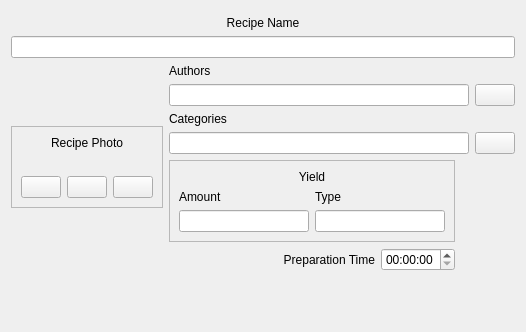
<?xml version="1.0" encoding="UTF-8"?>
<ui version="4.0">
 <class>RecipeGeneralInfoEditor</class>
 <widget class="QWidget" name="RecipeGeneralInfoEditor">
  <property name="geometry">
   <rect>
    <x>0</x>
    <y>0</y>
    <width>526</width>
    <height>332</height>
   </rect>
  </property>
  <property name="windowTitle">
   <string>Form</string>
  </property>
  <layout class="QVBoxLayout" name="verticalLayout_7">
   <item>
    <spacer name="verticalSpacer">
     <property name="orientation">
      <enum>Qt::Vertical</enum>
     </property>
     <property name="sizeType">
      <enum>QSizePolicy::Fixed</enum>
     </property>
     <property name="sizeHint" stdset="0">
      <size>
       <width>20</width>
       <height>5</height>
      </size>
     </property>
    </spacer>
   </item>
   <item>
    <layout class="QVBoxLayout" name="verticalLayout">
     <item>
      <widget class="QLabel" name="label">
       <property name="text">
        <string>Recipe Name</string>
       </property>
       <property name="alignment">
        <set>Qt::AlignBottom|Qt::AlignHCenter</set>
       </property>
      </widget>
     </item>
     <item>
      <widget class="KLineEdit" name="m_titleEdit"/>
     </item>
    </layout>
   </item>
   <item>
    <layout class="QHBoxLayout" name="horizontalLayout_6">
     <item>
      <widget class="QFrame" name="frame_2">
       <property name="sizePolicy">
        <sizepolicy hsizetype="Fixed" vsizetype="Fixed">
         <horstretch>0</horstretch>
         <verstretch>0</verstretch>
        </sizepolicy>
       </property>
       <property name="frameShape">
        <enum>QFrame::StyledPanel</enum>
       </property>
       <property name="frameShadow">
        <enum>QFrame::Raised</enum>
       </property>
       <layout class="QVBoxLayout" name="verticalLayout_5">
        <item>
         <widget class="QLabel" name="label_9">
          <property name="text">
           <string>Recipe Photo</string>
          </property>
          <property name="alignment">
           <set>Qt::AlignCenter</set>
          </property>
         </widget>
        </item>
        <item>
         <widget class="ImageDropLabel" name="m_photoLabel">
          <property name="sizePolicy">
           <sizepolicy hsizetype="Fixed" vsizetype="Fixed">
            <horstretch>0</horstretch>
            <verstretch>0</verstretch>
           </sizepolicy>
          </property>
          <property name="acceptDrops">
           <bool>true</bool>
          </property>
          <property name="text">
           <string/>
          </property>
          <property name="pixmap">
           <pixmap resource="../../../pics/resources.qrc">:/default_recipe_photo.png</pixmap>
          </property>
         </widget>
        </item>
        <item>
         <layout class="QHBoxLayout" name="horizontalLayout_4">
          <item>
           <widget class="KPushButton" name="m_changePhotoButton">
            <property name="icon">
             <iconset theme="insert-image">
              <normaloff/>
             </iconset>
            </property>
           </widget>
          </item>
          <item>
           <widget class="KPushButton" name="m_savePhotoAsButton">
            <property name="icon">
             <iconset theme="document-save">
              <normaloff/>
             </iconset>
            </property>
           </widget>
          </item>
          <item>
           <widget class="KPushButton" name="m_clearPhotoButton">
            <property name="icon">
             <iconset theme="edit-delete">
              <normaloff/>
             </iconset>
            </property>
           </widget>
          </item>
         </layout>
        </item>
       </layout>
      </widget>
     </item>
     <item>
      <layout class="QVBoxLayout" name="verticalLayout_6">
       <item>
        <layout class="QVBoxLayout" name="verticalLayout_3">
         <item>
          <widget class="QLabel" name="label_2">
           <property name="text">
            <string>Authors</string>
           </property>
           <property name="alignment">
            <set>Qt::AlignBottom|Qt::AlignLeading|Qt::AlignLeft</set>
           </property>
          </widget>
         </item>
         <item>
          <layout class="QHBoxLayout" name="horizontalLayout_2">
           <item>
            <widget class="KLineEdit" name="m_authorsDisplay">
             <property name="readOnly">
              <bool>true</bool>
             </property>
            </widget>
           </item>
           <item>
            <widget class="KPushButton" name="m_editAuthorsButton">
             <property name="icon">
              <iconset theme="document-edit">
               <normaloff/>
              </iconset>
             </property>
            </widget>
           </item>
          </layout>
         </item>
        </layout>
       </item>
       <item>
        <layout class="QVBoxLayout" name="verticalLayout_2">
         <item>
          <widget class="QLabel" name="label_3">
           <property name="text">
            <string>Categories</string>
           </property>
           <property name="alignment">
            <set>Qt::AlignBottom|Qt::AlignLeading|Qt::AlignLeft</set>
           </property>
          </widget>
         </item>
         <item>
          <layout class="QHBoxLayout" name="horizontalLayout">
           <item>
            <widget class="KLineEdit" name="m_categoriesDisplay">
             <property name="readOnly">
              <bool>true</bool>
             </property>
            </widget>
           </item>
           <item>
            <widget class="KPushButton" name="m_editCategoriesButton">
             <property name="icon">
              <iconset theme="document-edit">
               <normaloff/>
              </iconset>
             </property>
            </widget>
           </item>
          </layout>
         </item>
        </layout>
       </item>
       <item>
        <layout class="QHBoxLayout" name="horizontalLayout_5">
         <item>
          <widget class="QFrame" name="frame">
           <property name="frameShape">
            <enum>QFrame::StyledPanel</enum>
           </property>
           <property name="frameShadow">
            <enum>QFrame::Raised</enum>
           </property>
           <layout class="QVBoxLayout" name="verticalLayout_4">
            <item>
             <widget class="QLabel" name="label_4">
              <property name="text">
               <string>Yield</string>
              </property>
              <property name="alignment">
               <set>Qt::AlignCenter</set>
              </property>
             </widget>
            </item>
            <item>
             <layout class="QGridLayout" name="gridLayout">
              <item row="0" column="0">
               <widget class="QLabel" name="label_5">
                <property name="text">
                 <string>Amount</string>
                </property>
               </widget>
              </item>
              <item row="1" column="1">
               <widget class="KLineEdit" name="m_yieldTypeEdit"/>
              </item>
              <item row="0" column="1">
               <widget class="QLabel" name="label_6">
                <property name="text">
                 <string>Type</string>
                </property>
               </widget>
              </item>
              <item row="1" column="0">
               <widget class="FractionInput" name="m_yieldNumInput"/>
              </item>
             </layout>
            </item>
           </layout>
          </widget>
         </item>
         <item>
          <spacer name="horizontalSpacer">
           <property name="orientation">
            <enum>Qt::Horizontal</enum>
           </property>
           <property name="sizeType">
            <enum>QSizePolicy::Fixed</enum>
           </property>
           <property name="sizeHint" stdset="0">
            <size>
             <width>60</width>
             <height>20</height>
            </size>
           </property>
          </spacer>
         </item>
        </layout>
       </item>
       <item>
        <layout class="QHBoxLayout" name="horizontalLayout_3">
         <item>
          <spacer name="horizontalSpacer_3">
           <property name="orientation">
            <enum>Qt::Horizontal</enum>
           </property>
           <property name="sizeHint" stdset="0">
            <size>
             <width>40</width>
             <height>20</height>
            </size>
           </property>
          </spacer>
         </item>
         <item>
          <widget class="QLabel" name="label_7">
           <property name="sizePolicy">
            <sizepolicy hsizetype="Minimum" vsizetype="Preferred">
             <horstretch>0</horstretch>
             <verstretch>0</verstretch>
            </sizepolicy>
           </property>
           <property name="text">
            <string>Preparation Time</string>
           </property>
           <property name="alignment">
            <set>Qt::AlignRight|Qt::AlignTrailing|Qt::AlignVCenter</set>
           </property>
          </widget>
         </item>
         <item>
          <widget class="QTimeEdit" name="m_prepTimeEdit"/>
         </item>
         <item>
          <spacer name="horizontalSpacer_2">
           <property name="orientation">
            <enum>Qt::Horizontal</enum>
           </property>
           <property name="sizeType">
            <enum>QSizePolicy::Fixed</enum>
           </property>
           <property name="sizeHint" stdset="0">
            <size>
             <width>60</width>
             <height>20</height>
            </size>
           </property>
          </spacer>
         </item>
        </layout>
       </item>
      </layout>
     </item>
    </layout>
   </item>
   <item>
    <spacer name="verticalSpacer_3">
     <property name="orientation">
      <enum>Qt::Vertical</enum>
     </property>
     <property name="sizeHint" stdset="0">
      <size>
       <width>20</width>
       <height>40</height>
      </size>
     </property>
    </spacer>
   </item>
  </layout>
 </widget>
 <customwidgets>
  <customwidget>
   <class>KLineEdit</class>
   <extends>QLineEdit</extends>
   <header>klineedit.h</header>
  </customwidget>
  <customwidget>
   <class>KPushButton</class>
   <extends>QPushButton</extends>
   <header>kpushbutton.h</header>
  </customwidget>
  <customwidget>
   <class>ImageDropLabel</class>
   <extends>QLabel</extends>
   <header>widgets/imagedroplabel.h</header>
  </customwidget>
  <customwidget>
   <class>FractionInput</class>
   <extends>QLineEdit</extends>
   <header>widgets/fractioninput.h</header>
  </customwidget>
 </customwidgets>
 <resources>
  <include location="../../../pics/resources.qrc"/>
 </resources>
 <connections/>
</ui>
